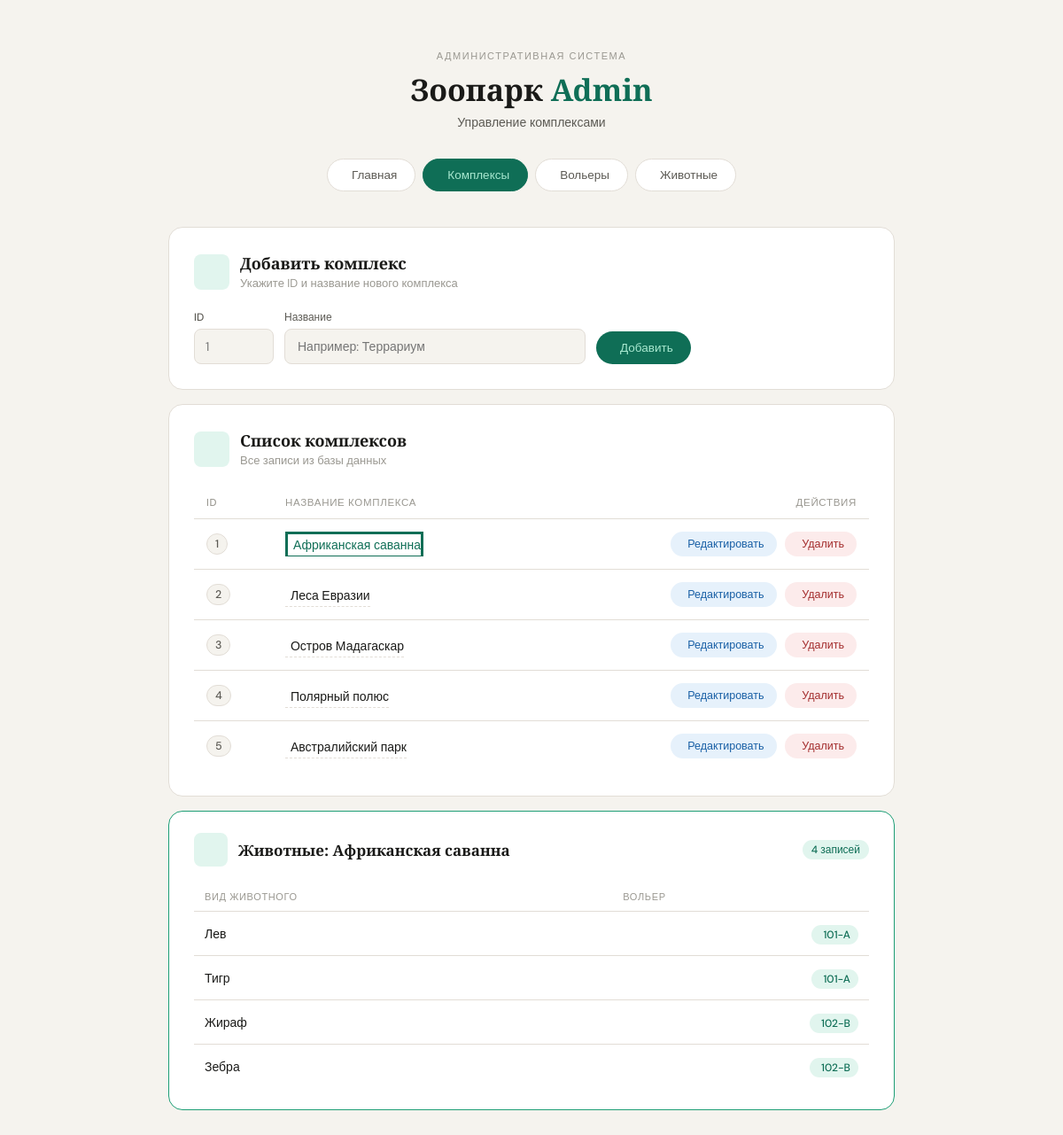
The page /complexes.php?show_complex=Африканская+саванна on the database its author committed.
### tables this page shows
CREATE TABLE `complexes` (
  `id_complexes` int(11) NOT NULL,
  `complex_name` varchar(45) NOT NULL
);

CREATE TABLE `animal_species` (
  `id_specie` int(11) NOT NULL,
  `family` varchar(45) NOT NULL,
  `continent` varchar(45) NOT NULL,
  `daily_food` decimal(6,2) NOT NULL,
  `species_name` varchar(45) NOT NULL
);

CREATE TABLE `rooms` (
  `id_room` int(11) NOT NULL,
  `room_number` varchar(45) NOT NULL,
  `has_water` tinyint(1) NOT NULL,
  `has_heating` tinyint(1) NOT NULL,
  `id_complexes` int(11) NOT NULL,
  `total_animals` int(11) NOT NULL
);

### complexes.php (the view, shortened to what this page needs)
<?php
require_once 'login.php';
try {
    $pdo = new PDO($attr, $user, $pass, $opts);
    $edit_row = null;
    $query = "SELECT * FROM complexes ORDER BY id_complexes ASC";
    $result = $pdo->query($query);
    $selected_complex = null;
    $animals_in_complex = null;
    if (isset($_GET['show_complex']) && $_GET['show_complex'] !== '') {
        $selected_complex = trim($_GET['show_complex']);
        $stmt = $pdo->prepare("CALL show_animals_in_complex(?)");
        $stmt->execute([$selected_complex]);
        $animals_in_complex = $stmt->fetchAll();
    }
} catch (PDOException $e) {
    die("Ошибка СУБД: " . $e->getMessage());
}
?>
<!DOCTYPE html>
<html lang="ru">
<head>
    <link rel="stylesheet" href="https://cdn.jsdelivr.net/npm/@tabler/icons-webfont@latest/dist/tabler-icons.min.css">
</head>
<body>
<header class="site-header">
    <div class="eyebrow">Административная система</div>
    <h1 class="site-title">Зоопарк <em>Admin</em></h1>
    <p class="site-sub">Управление комплексами</p>
</header>
<nav>
    <a href="index.php"     class="nav-btn"><i class="ti ti-layout-dashboard"></i> Главная</a>
    <a href="complexes.php" class="nav-btn active"><i class="ti ti-building-estate"></i> Комплексы</a>
    <a href="rooms.php"     class="nav-btn"><i class="ti ti-door"></i> Вольеры</a>
    <a href="animals.php" class="nav-btn"><i class="ti ti-paw"></i> Животные</a>
</nav>
<main class="content">
    <?php if ($edit_row): ?>
        <div class="card card-edit">
            <div class="card-header">
                <div class="card-icon icon-blue"><i class="ti ti-edit"></i></div>
                <div>
                    <div class="card-title">Редактировать комплекс</div>
                    <div class="card-subtitle">ID: <?= htmlspecialchars($edit_row['id_complexes']) ?></div>
                </div>
            </div>
            <form method="POST" action="complexes.php">
                <input type="hidden" name="edit_id" value="<?= htmlspecialchars($edit_row['id_complexes']) ?>">
                <div class="form-row">
                    <div class="field-group">
                        <label class="field-label">Название комплекса</label>
                        <input class="input-name-edit" type="text" name="new_complex_name"
                               value="<?= htmlspecialchars($edit_row['complex_name']) ?>" required>
                    </div>
                    <button type="submit" name="edit_complex" class="btn-submit btn-submit-blue">
                        <i class="ti ti-device-floppy"></i> Сохранить
                    </button>
                    <a href="complexes.php" class="btn-cancel">
                        <i class="ti ti-x"></i> Отмена
                    </a>
                </div>
            </form>
        </div>
    <?php else: ?>
        <div class="card">
            <div class="card-header">
                <div class="card-icon icon-green"><i class="ti ti-plus"></i></div>
                <div>
                    <div class="card-title">Добавить комплекс</div>
                    <div class="card-subtitle">Укажите ID и название нового комплекса</div>
                </div>
            </div>
            <form method="POST" action="complexes.php">
                <div class="form-row">
                    <div class="field-group">
                        <label class="field-label">ID</label>
                        <input class="input-id" type="number" name="custom_id" placeholder="1" min="1" required>
                    </div>
                    <div class="field-group">
                        <label class="field-label">Название</label>
                        <input class="input-name" type="text" name="complex_name" placeholder="Например: Террариум" required>
                    </div>
                    <button type="submit" name="add_complex" class="btn-submit">
                        <i class="ti ti-plus"></i> Добавить
                    </button>
                </div>
            </form>
        </div>
    <?php endif; ?>
    <div class="card">
        <div class="card-header">
            <div class="card-icon icon-green"><i class="ti ti-building-community"></i></div>
            <div>
                <div class="card-title">Список комплексов</div>
                <div class="card-subtitle">Все записи из базы данных</div>
            </div>
        </div>
        <div class="table-wrap">
            <table>
                <thead>
                    <tr>
                        <th>ID</th>
                        <th>Название комплекса</th>
                        <th>Действия</th>
                    </tr>
                </thead>
                <tbody>
                    <?php $has_rows = false; while ($row = $result->fetch()): $has_rows = true; ?>
                        <tr>
                            <td><span class="id-badge"><?= htmlspecialchars($row['id_complexes']) ?></span></td>
                            <td>
                                <?php
                                    $is_active = ($selected_complex === $row['complex_name']);
                                    $href = $is_active
                                        ? 'complexes.php'
                                        : 'complexes.php?show_complex=' . urlencode($row['complex_name']);
                                ?>
                                <a href="<?= $href ?>"
                                   class="complex-link <?= $is_active ? 'active-complex' : '' ?>">
                                    <?= htmlspecialchars($row['complex_name']) ?>
                                </a>
                            </td>
                            <td>
                                <a href="complexes.php?action=edit&id=<?= $row['id_complexes'] ?>" class="action-btn btn-edit-row">
                                    <i class="ti ti-edit"></i> Редактировать
                                </a>
                                <a href="complexes.php?delete_id=<?= $row['id_complexes'] ?>"
                                   class="action-btn btn-delete-row"
                                   onclick="return confirm('Удалить комплекс «<?= htmlspecialchars($row['complex_name']) ?>»?')">
                                    <i class="ti ti-trash"></i> Удалить
                                </a>
                            </td>
                        </tr>
                    <?php endwhile; ?>
                </tbody>
            </table>
        </div>
    </div>
    <?php if ($animals_in_complex !== null): ?>
    <div class="animals-result-card">
        <div class="animals-result-header">
            <div class="result-icon"><i class="ti ti-paw"></i></div>
            <div>
                <div class="result-title">Животные: <?= htmlspecialchars($selected_complex) ?></div>
            </div>
            <span class="result-count"><?= count($animals_in_complex) ?> записей</span>
        </div>
        <?php if (!empty($animals_in_complex)): ?>
        <table class="result-table">
            <thead>
                <tr>
                    <th>Вид животного</th>
                    <th>Вольер</th>
                </tr>
            </thead>
            <tbody>
                <?php foreach ($animals_in_complex as $a): ?>
                    <tr>
                        <td><?= htmlspecialchars($a['species_name']) ?></td>
                        <td>
                            <span class="tag-room-green">
                                <?= htmlspecialchars($a['room_number']) ?>
                            </span>
                        </td>
                    </tr>
                <?php endforeach; ?>
            </tbody>
        </table>
        <?php endif; ?>
    </div>
    <?php endif; ?>
</main>
</body>
</html>

### rows shown on the page
complexes: id_complexes "1", complex_name "Африканская саванна"
complexes: id_complexes "2", complex_name "Леса Евразии"
complexes: id_complexes "3", complex_name "Остров Мадагаскар"
complexes: id_complexes "4", complex_name "Полярный полюс"
complexes: id_complexes "5", complex_name "Австралийский парк"
animal_species: species_name "Лев", rooms.room_number "101-A"
animal_species: species_name "Тигр", rooms.room_number "101-A"
animal_species: species_name "Жираф", rooms.room_number "102-B"
animal_species: species_name "Зебра", rooms.room_number "102-B"

### other values the page prints
$selected_complex "Африканская саванна"
count($animals_in_complex) "4"
